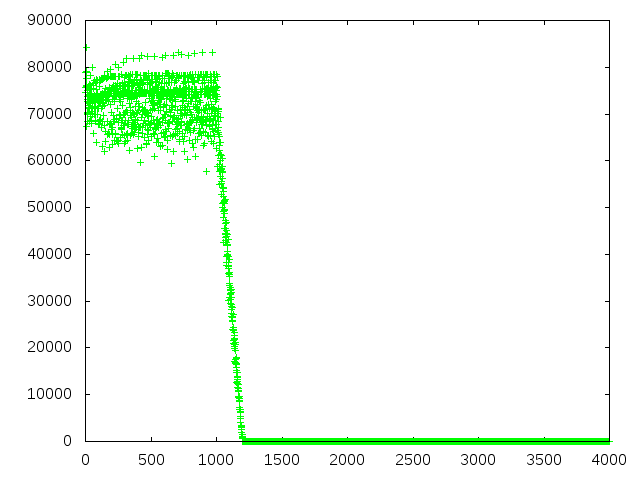

Recreate this plot in gnuplot.
set term png
set output "lottery.png"
set style histogram rowstacked gap 0
set style fill solid 0.5 border lt -1
plot "lottery.data" linecolor rgb "green" notitle